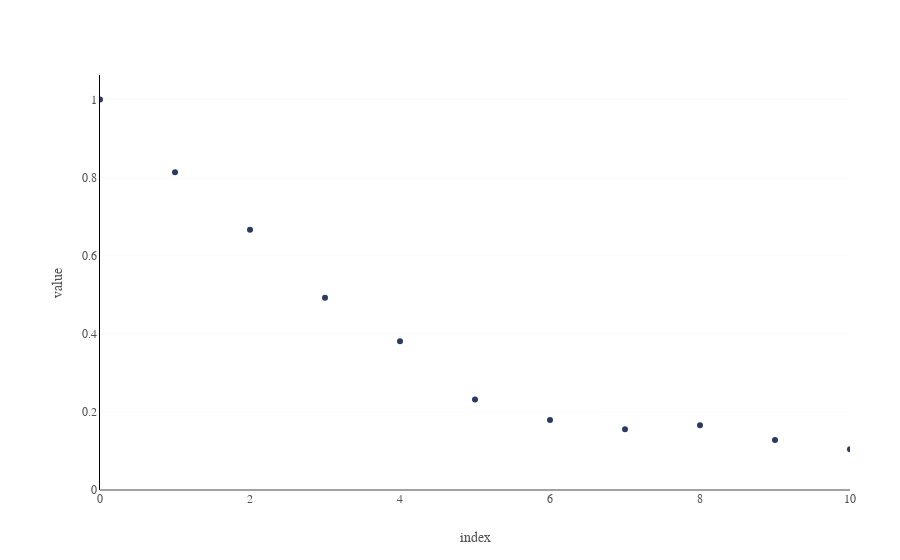

Notebook code for this chart:
### Markdown cell above
We will use the [`acf()`](https://www.statsmodels.org/dev/generated/statsmodels.tsa.stattools.acf.html) function to generate the autocorrelation function for the most recent GameStop data.

### Code cell
# Import acf
from statsmodels.tsa.stattools import acf

# Calculate the acf array for the recent GameStop data
acf_array = acf(gme_recent["Close"], nlags = 10)

# Generate a scatter plot
fig = px.scatter(acf_array, template = "dc")

# Fix the range and layout
fig.update_xaxes(range = [0,10])
fig.update_layout(showlegend = False)

# Show the plot
fig.show()

### Figure 1 — Plotly figure (JSON) as saved in the notebook; plotly's stock layout.template omitted (floating-point values rounded to 4 significant figures)
{"data": [{"hovertemplate": "variable=0<br>index=%{x}<br>value=%{y}<extra></extra>", "legendgroup": "0", "marker": {"color": "#2B3A64", "symbol": "circle"}, "mode": "markers", "name": "0", "orientation": "v", "showlegend": true, "x": [0, 1, 2, 3, 4, 5, 6, 7, 8, 9, 10], "xaxis": "x", "y": [1, 0.8139, 0.6663, 0.4925, 0.3811, 0.2319, 0.1791, 0.1553, 0.1659, 0.1282, 0.1044], "yaxis": "y", "type": "scatter"}], "layout": {"xaxis": {"anchor": "y", "domain": [0, 1], "title": {"text": "index"}, "range": [0, 10]}, "yaxis": {"anchor": "x", "domain": [0, 1], "title": {"text": "value"}}, "legend": {"title": {"text": "variable"}, "tracegroupgap": 0}, "showlegend": false}}
